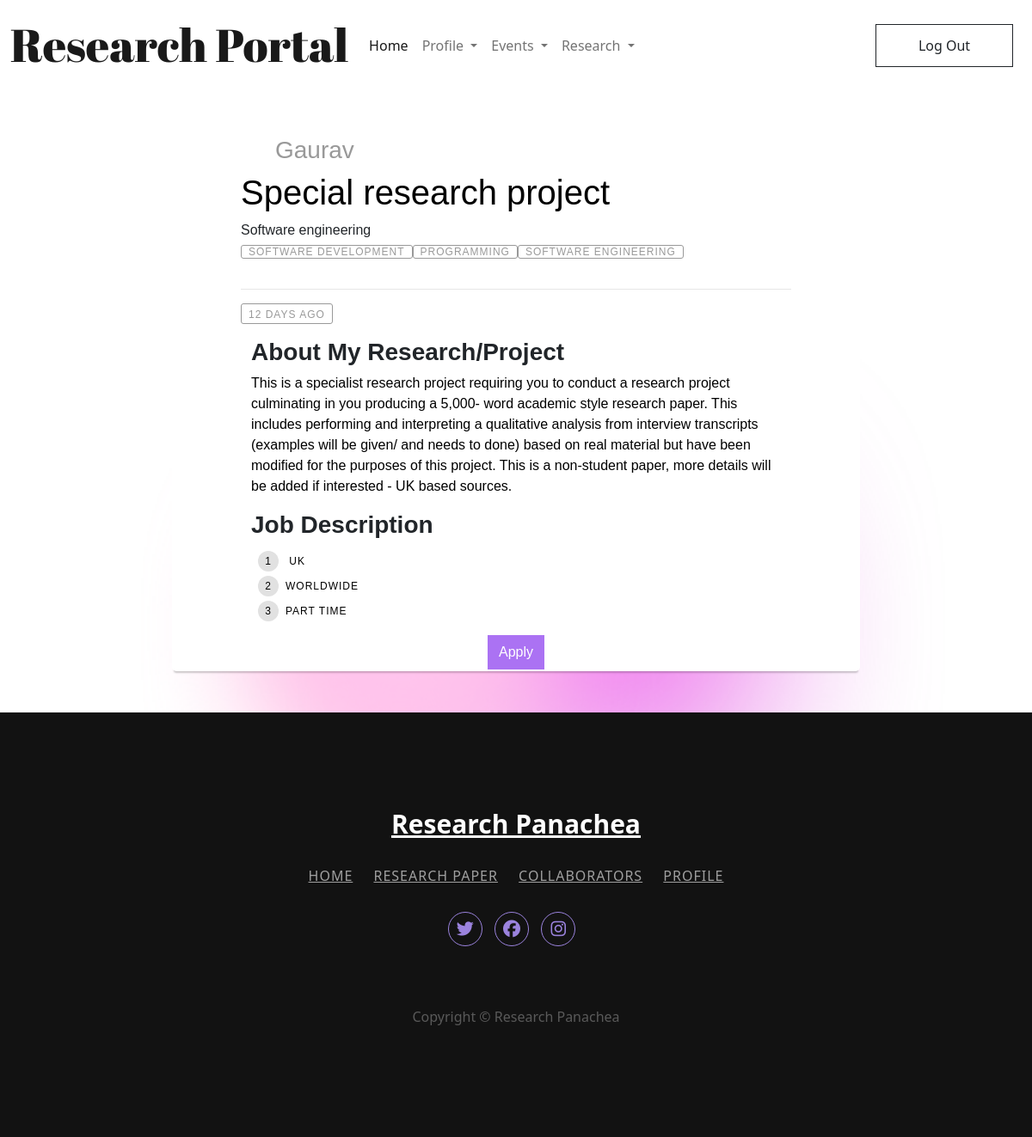
The app's page /collaboration/viewcollab/3 with its own data.
### users/models.py (models this page shows)
class Users(models.Model):
    first_name = models.CharField(max_length=100, null=True)
    last_name = models.CharField(max_length=100, null=True)
    username = models.CharField(max_length=50)
    email = models.EmailField(max_length=50, null=True)
    contactno = models.IntegerField(null=True)
    user_type = models.CharField(max_length=50, null=True)
    password = models.CharField(max_length=100)
    organization_name = models.TextField(null=True)
    profession = models.CharField(max_length=100,null=True)
    city = models.CharField(max_length=50,null=True)
    state = models.CharField(max_length=50, null=True)
    country = models.CharField(max_length=50, null=True)
    skills = models.CharField(max_length=500,null=True)
    description = models.TextField(null=True)
    languages = models.CharField(max_length=200, null=True)
    profile_pic = models.ImageField(upload_to = 'users_media/pictures', null = True)
    scholar = models.CharField(max_length=500, null=True)
    orchid = models.CharField(max_length=200, null=True)
    github = models.TextField(null=True)
    linkedin = models.TextField(null=True)
    created_at = models.DateTimeField(auto_now_add=True, null=True)
    updated_at  = models.DateTimeField(null=True)

### collaboration/models.py (models this page shows)
class CollaborationRequests(models.Model):
    user = models.IntegerField(null=True)#pk of Users
    title = models.CharField(max_length=500)
    description = models.TextField()
    domain = models.CharField(max_length=500, null=True)
    skills = models.CharField(max_length=500, null=True)
    pref_workplace = models.CharField(max_length=500, null=True)
    state = models.CharField(max_length=500, null=True)
    country = models.CharField(max_length=500, null=True)
    deadline = models.DateField(null=True)
    organisation = models.CharField(max_length=500, null=True)
    media = models.FileField(upload_to='users_media/collabfiles', null=True)
    duration = models.CharField(max_length=500, null=True)
    work_type = models.CharField(max_length=500, null=True) #Part time or Full time
    created_at = models.DateTimeField(auto_now_add=True)

### collaboration/views.py (the view)
# urls.py: path('viewcollab/<cid>', views.viewcollab, name='viewcollab'),
def viewcollab(request,cid):
    if request.method == "GET":
        collab = CollaborationRequests.objects.filter(id = cid)[0]
        user = Users.objects.filter(id= collab.user)[0]
        skills = collab.skills.split(';')
        context = {
            'collab':collab,
            'username':user.username,
            'skills':skills
        }
        return render(request, 'collabdetails.html', context)
        return HttpResponse('EXPAND PAGE FOR COLLABOATION REQUEST')

### templates/collabdetails.html (shortened to what this page needs)
{% load static %}
{% load index %}
<!DOCTYPE html>
<html lang="en">
<head>
    <link href="https://cdn.jsdelivr.net/npm/bootstrap@5.0.2/dist/css/bootstrap.min.css" rel="stylesheet">
    <link rel="stylesheet" type="text/css" href="{% static 'css/collabdetails.css' %}">
</head>
<body style="background-image: url('../static/img/light-bg.png')">
    <nav id="mynav" class="navbar fixed-top navbar-expand-lg navbar-light ">
        <div class="container-fluid">
            <a class="navbar-brand" href="#">Research Portal</a>
            <div class="collapse navbar-collapse" id="navbarSupportedContent">
            <ul class="navbar-nav me-auto mb-2 mb-lg-0">
                <li class="nav-item">
                <a class="nav-link active" aria-current="page" to='/'>Home</a>
                </li>
                <li class="nav-item dropdown">
                <a class="nav-link dropdown-toggle" href="#" id="navbarDropdown" role="button" data-bs-toggle="dropdown" aria-expanded="false">
                    Profile
                </a>
                </li>
                <li class="nav-item dropdown">
                <a class="nav-link dropdown-toggle" href="#" id="navbarDropdown" role="button" data-bs-toggle="dropdown" aria-expanded="false">
                    Events
                </a>
                </li>
                <li class="nav-item dropdown">
                <a class="nav-link dropdown-toggle" href="#" id="navbarDropdown" role="button" data-bs-toggle="dropdown" aria-expanded="false">
                    Research
                </a>
                </li>
            </ul>
            <form class="d-flex">
              <button type="button" class="btn btn-outline-dark navbar-btn">Log Out</button>
            </form>
            </div>
        </div>
        </nav>
        <div class="container">
            <div class="blog-container">
            <div class="blog-header">
                <div class="blog-author--no-cover">
                    <h3>{{username}}</h3>
                </div>
            </div>
            <div class="blog-body">
                <div class="blog-title">
                <h1><a href="#">{{collab.title}}</a></h1>
                </div>
                <div class="blog-summary">
                <strong>{{collab.domain}}</strong>
                </div>
                <div class="blog-tags">
                <ul>
                    {% for skill in skills%}
                    <li><a href="#">{{skill}}</a></li>
                    {% endfor %}
                </ul>
                </div>
            </div>
            <div class="blog-footer">
                <ul>
                <li class="published-date">12 days ago</li>
                </ul>
                <div class="container">
                    <h3 class="about-rp">About My Research/Project</h3>
                    <div class="blog-summary">
                        <p>{{collab.description}}</p>
                    </div>
                    <h3 class="about-rp">Job Description</h3>
                    <div class="blog-summary">
                            <ol class="number-circle-list">
                                <li class="number-circle-list--list-item">{{collab.state}} {{collab.country}}</li>
                                <li class="number-circle-list--list-item">{{collab.pref_workplace}}</li>
                                <li class="number-circle-list--list-item">{{collab.work_type}}</li>
                            </ol>
                    </div>
                    <div class="d-flex justify-content-center">
                        <button type="button" class=" btn btn-con" data-bs-toggle="modal" data-bs-target="#exampleModal">Apply</button>
                    </div>
                </div>
            </div>
            </div>
            </div>
<footer class="footer-07">
    <div class="container">
        <div class="row justify-content-center">
            <div class="col-md-12 text-center">
                <h2 class="footer-heading"><a href="#" class="logo">Research Panachea</a></h2>
                <p class="menu">
                  <a href="#">Home</a>
                  <a href="#">Research Paper</a>
                  <a href="#">Collaborators</a>
                  <a href="#">Profile</a>
                </p>
                <ul class="ftco-footer-social p-0">
      <li class="ftco-animate"><a href="#" data-toggle="tooltip" data-placement="top" title="Twitter"><span class="fab fa-twitter"></span></a></li>
      <li class="ftco-animate"><a href="#" data-toggle="tooltip" data-placement="top" title="Facebook"><span class="ion-logo-facebook"><i class="fab fa-facebook"></i></span></a></li>
      <li class="ftco-animate"><a href="#" data-toggle="tooltip" data-placement="top" title="Instagram"><span class="fab fa-instagram"></span></a></li>
    </ul>
            </div>
        </div>
        <div class="row mt-5">
            <div class="col-md-12 text-center">
                <p class="copyright">
                  Copyright &copy; Research Panachea
              </p>
            </div>
        </div>
    </div>
</footer>
</body>
</html>

### static/css/collabdetails.css (style rules this page uses)
html, body { background-image: url("../img/light-bg.png") !important; background-size: cover; width: 100vw; }
.navbar { background-color: transparent; }
.navbar-btn { border-radius: 0%; margin: 10px; background-color: #ffffff; font-size: 20; width: 120pt; height: 38pt; }
.navbar-brand { font-family: "Abril Fatface", cursive; font-size: 40pt !important; }
.blog-container { background: #fff; border-radius: 5px; box-shadow: rgba(0, 0, 0, 0.2) 0 4px 2px -2px; font-family: "adelle-sans", sans-serif; font-weight: 100; margin: 48px auto; margin-top: 150px; width: 20rem; }
.btn-con { border-radius: 0px; background-color: #ab72f3; color: #ffffff; }
@media screen and (min-width: 480px) { .blog-container { width: 28rem; } }
@media screen and (min-width: 767px) { .blog-container { width: 40rem; } }
@media screen and (min-width: 959px) { .blog-container { width: 50rem; } }
.blog-container a { color: #4d4dff; text-decoration: none; transition: 0.25s ease; }
.blog-author, .blog-author--no-cover { margin: 0 auto; padding-top: 0.125rem; width: 80%; }
.blog-author h3::before, .blog-author--no-cover h3::before { background: url("https://s3-us-west-2.amazonaws.com/s.cdpn.io/17779/russ.jpeg"); background-size: cover; border-radius: 50%; content: " "; display: inline-block; height: 32px; margin-right: 0.5rem; position: relative; top: 8px; width: 32px; }
.blog-author--no-cover h3 { color: #999999; font-weight: 100; }
.blog-body { margin: 0 auto; width: 80%; }
.blog-title h1 a { color: #000; font-weight: 100; }
.blog-summary p { color: #000; }
.blog-tags ul { display: flex; flex-direction: row; flex-wrap: wrap; list-style: none; padding-left: 0; }
.blog-tags a { border: 1px solid #999999; border-radius: 3px; color: #999999; font-size: 0.75rem; height: 1.5rem; line-height: 1.5rem; letter-spacing: 1px; padding: 0 0.5rem; text-align: center; text-transform: uppercase; white-space: nowrap; width: 5rem; }
.blog-footer { border-top: 1px solid #e6e6e6; margin: 0 auto; padding-bottom: 0.125rem; width: 80%; }
.blog-footer ul { list-style: none; display: flex; flex: row wrap; justify-content: flex-end; padding-left: 0; }
.blog-footer li:first-child { margin-right: auto; }
.blog-footer li + li { margin-left: 0.5rem; }
.blog-footer li { color: #999999; font-size: 0.75rem; height: 1.5rem; letter-spacing: 1px; line-height: 1.5rem; text-align: center; text-transform: uppercase; position: relative; white-space: nowrap; }
.published-date { border: 1px solid #999999; border-radius: 3px; padding: 0 0.5rem; }
.about-rp { font-weight: bold; }
.number-circle-list { list-style: none; counter-reset: circle-counter; text-align: left; padding-left: 0%; width: 60vw; overflow: hidden; }
.number-circle-list--list-item { counter-increment: circle-counter; margin-bottom: 0.25rem; }
.number-circle-list--list-item:before { content: counter(circle-counter); background-color: #e1e1e1; width: 1.5rem; height: 1.5rem; border-radius: 50%; display: inline-block; font-size: 0.75rem; line-height: 1.5rem; color: black; text-align: center; margin-right: 0.5rem; }
.number-circle-list--list-item:last-child { margin-bottom: 0; }
li.number-circle-list--list-item:first-child { margin-left: 8px; }
li.number-circle-list--list-item { text-align: left; margin: 0%; margin-top: 5px; color: #000; }
.ftco-footer-social li { list-style: none; margin: 0 10px 0 0; display: inline-block; }
.ftco-footer-social li a { height: 40px; width: 40px; display: block; background: rgba(0, 0, 0, 0.05); border-radius: 50%; position: relative; }
.ftco-footer-social li a span { position: absolute; font-size: 20px; top: 50%; left: 50%; -webkit-transform: translate(-50%, -50%); -ms-transform: translate(-50%, -50%); transform: translate(-50%, -50%); }
footer { padding: 7em 0; }
.footer-07 { background: #121212; }
.footer-07 a { color: #9b83de; }
.footer-07 p { color: rgba(255, 255, 255, 0.3); }
.footer-07 .footer-heading { font-size: 30px; color: #fff; font-weight: 700; margin-bottom: 30px; }
.footer-07 .footer-heading .logo { color: #fff; }
.footer-07 .menu { margin-bottom: 30px; }
.footer-07 .menu a { color: rgba(255, 255, 255, 0.6); margin: 0 10px; text-transform: uppercase; letter-spacing: 1px; }
.footer-07 .ftco-footer-social li a { background: transparent; border: 1px solid #9b83de; }

### records on screen
Users: username "Gaurav"
CollaborationRequests: title "Special research project", domain "Software engineering", description "This is a specialist research project requiring you to conduct a research project culminating in you producing a 5,000- word academic style research paper. This includes performing and interpreting a qualitative analysis from interview transcripts (examples will be given/ and needs to done) based on real material but have been modified for the purposes of this project. This is a non-student paper, more details will be added if interested - UK based sources.", country "UK", pref_workplace "WORLDWIDE", work_type "PART TIME"

### other values on screen
{{ skill }} "SOFTWARE DEVELOPMENT" "PROGRAMMING" "SOFTWARE ENGINEERING"
